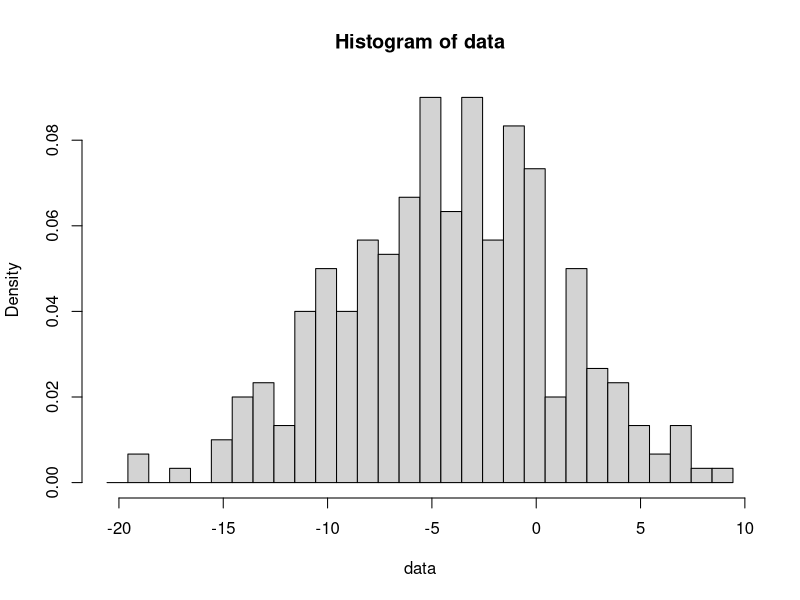

Recreate this plot in R. (Note: this script raises an error after producing the figure.)
rm(list=ls())

mysteryDATA = read.table(file="mysteryDATA.dat")
attach(mysteryDATA)
summary(mysteryDATA)

#choose data set
data=d2

#plot histogram of data set
by=1
min=min(data)
max=max(data)
size=length(data)
seq=seq(min-1-by/2,max+1+by/2,by)
hist(data,seq,prob=TRUE)

#eliminate bad distributions
isDisc = TRUE
isExp = TRUE
isGamma = TRUE
for(i in data){
	if((i %% 1) > 0){
		isDisc = FALSE
	}
	if(i < 0){
		isExp = FALSE
		isGamma = FALSE
	}
}

#find best fit distribution
if(isDisc){
	#fitBinom = 1
	fitGeom = fitdistr(data,"geometric")
	#fitHyper = 1
	fitPois = fitdistr(data,"Poisson")
	fitNBinom = fitdistr(data,"negative binomial") 
} else {
	#fitUnif = 1
	fitNorm = fitdistr(data,"normal")
	if(isExp){fitExp = fitdistr(data,"exponential")}
	if(isGamma){fitGamma = fitdistr(data,"gamma")}
	#fitChi = fitdistr(data,"chi-squared", list(df=1,ncp=0))
	fitBeta1 = fitdistr(data,"beta", list(shape1 = 0.5, shape2 = 0.5))
	fitBeta2 = fitdistr(data,"beta", list(shape1 = 0.5, shape2 = 1))
	fitBeta3 = fitdistr(data,"beta", list(shape1 = 0.5, shape2 = 2))
	fitBeta4 = fitdistr(data,"beta", list(shape1 = 1, shape2 = 0.5))
	fitBeta5 = fitdistr(data,"beta", list(shape1 = 1, shape2 = 1))
	fitBeta6 = fitdistr(data,"beta", list(shape1 = 1, shape2 = 2))
	fitBeta7 = fitdistr(data,"beta", list(shape1 = 2, shape2 = 0.5))
	fitBeta8 = fitdistr(data,"beta", list(shape1 = 2, shape2 = 1))
	fitBeta9 = fitdistr(data,"beta", list(shape1 = 2, shape2 = 2))
}

#print best distribution(s)
if(exists("fitBinom")){print(fitBinom)}
if(exists("fitGeom")){print(fitGeom)}
if(exists("fitHyper")){print(fitHyper)}
if(exists("fitPois")){print(fitPois)}
if(exists("fitNBinom")){print(fitNBinom)}
if(exists("fitUnif")){print(fitUnif)}
if(exists("fitNorm")){print(fitNorm)}
if(exists("fitExp")){print(fitExp)}
if(exists("fitGamma")){print(fitGamma)}
if(exists("fitChi")){print(fitChi)}
if(exists("fitBeta")){print(fitBeta)}

#overlay line of best fit distribution to histogram
x=seq(min,max,1)
#line=dbinom(x,size,prob)
#lines(x,line,col="red")

